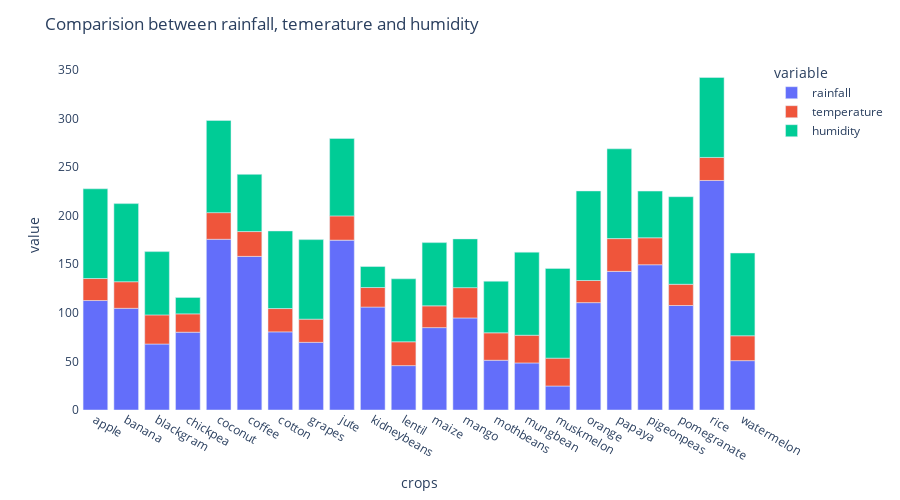

Notebook code for this chart:
### Code cell
fig = px.bar(crop_summary, x=crop_summary.index, y=["rainfall", "temperature", "humidity"])
fig.update_layout(title_text="Comparision between rainfall, temerature and humidity",
                  plot_bgcolor='white',
                 height=500)

fig.update_xaxes(showgrid=False)
fig.update_yaxes(showgrid=False)
fig.show()

### Figure 1 — Plotly figure (JSON) as saved in the notebook; plotly's stock layout.template omitted (floating-point values rounded to 4 significant figures)
{"data": [{"alignmentgroup": "True", "hovertemplate": "variable=rainfall<br>crops=%{x}<br>value=%{y}<extra></extra>", "legendgroup": "rainfall", "marker": {"color": "#636efa", "pattern": {"shape": ""}}, "name": "rainfall", "offsetgroup": "rainfall", "orientation": "v", "showlegend": true, "textposition": "auto", "type": "bar", "x": ["apple", "banana", "blackgram", "chickpea", "coconut", "coffee", "cotton", "grapes", "jute", "kidneybeans", "lentil", "maize", "mango", "mothbeans", "mungbean", "muskmelon", "orange", "papaya", "pigeonpeas", "pomegranate", "rice", "watermelon"], "xaxis": "x", "y": [112.7, 104.6, 67.88, 80.06, 175.7, 158.1, 80.4, 69.61, 174.8, 105.9, 45.68, 84.77, 94.7, 51.2, 48.4, 24.69, 110.5, 142.6, 149.5, 107.5, 236.2, 50.79], "yaxis": "y"}, {"alignmentgroup": "True", "hovertemplate": "variable=temperature<br>crops=%{x}<br>value=%{y}<extra></extra>", "legendgroup": "temperature", "marker": {"color": "#EF553B", "pattern": {"shape": ""}}, "name": "temperature", "offsetgroup": "temperature", "orientation": "v", "showlegend": true, "textposition": "auto", "type": "bar", "x": ["apple", "banana", "blackgram", "chickpea", "coconut", "coffee", "cotton", "grapes", "jute", "kidneybeans", "lentil", "maize", "mango", "mothbeans", "mungbean", "muskmelon", "orange", "papaya", "pigeonpeas", "pomegranate", "rice", "watermelon"], "xaxis": "x", "y": [22.63, 27.38, 29.97, 18.87, 27.41, 25.54, 23.99, 23.85, 24.96, 20.12, 24.51, 22.39, 31.21, 28.19, 28.53, 28.66, 22.77, 33.72, 27.74, 21.84, 23.69, 25.59], "yaxis": "y"}, {"alignmentgroup": "True", "hovertemplate": "variable=humidity<br>crops=%{x}<br>value=%{y}<extra></extra>", "legendgroup": "humidity", "marker": {"color": "#00cc96", "pattern": {"shape": ""}}, "name": "humidity", "offsetgroup": "humidity", "orientation": "v", "showlegend": true, "textposition": "auto", "type": "bar", "x": ["apple", "banana", "blackgram", "chickpea", "coconut", "coffee", "cotton", "grapes", "jute", "kidneybeans", "lentil", "maize", "mango", "mothbeans", "mungbean", "muskmelon", "orange", "papaya", "pigeonpeas", "pomegranate", "rice", "watermelon"], "xaxis": "x", "y": [92.33, 80.36, 65.12, 16.86, 94.84, 58.87, 79.84, 81.88, 79.64, 21.61, 64.8, 65.09, 50.16, 53.16, 85.5, 92.34, 92.17, 92.4, 48.06, 90.13, 82.27, 85.16], "yaxis": "y"}], "layout": {"barmode": "relative", "height": 500, "legend": {"title": {"text": "variable"}, "tracegroupgap": 0}, "margin": {"t": 60}, "plot_bgcolor": "white", "title": {"text": "Comparision between rainfall, temerature and humidity"}, "xaxis": {"anchor": "y", "domain": [0, 1], "showgrid": false, "title": {"text": "crops"}}, "yaxis": {"anchor": "x", "domain": [0, 1], "showgrid": false, "title": {"text": "value"}}}}
